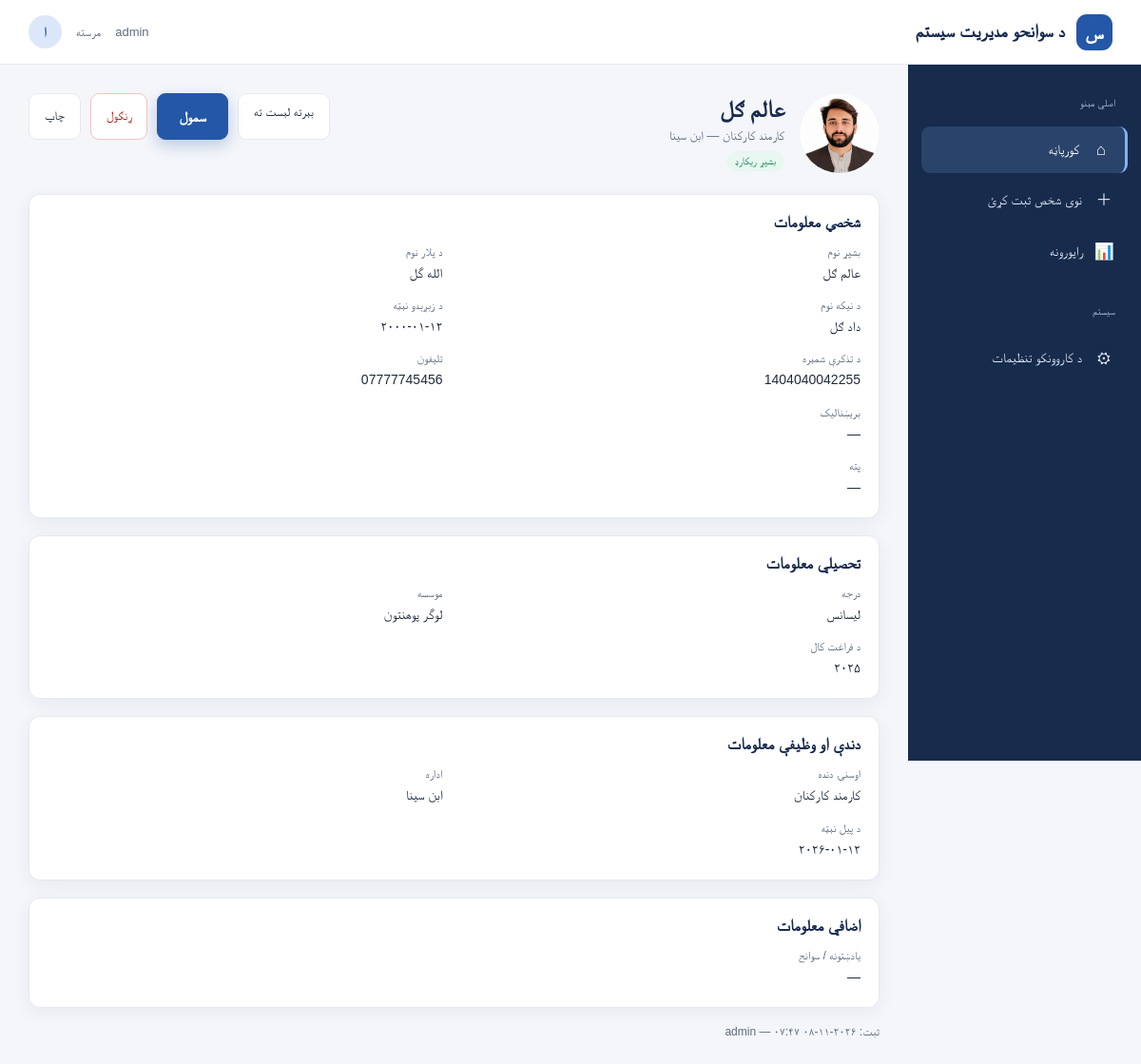
Page /persons/2/ (signed in) on the committed database.
### sawanih/models.py (models this page shows, shortened)
class Person(models.Model):
    full_name = models.CharField("بشپړ نوم", max_length=150)
    father_name = models.CharField("د پلار نوم", max_length=150)
    grandfather_name = models.CharField("د نیکه نوم", max_length=150, blank=True)
    date_of_birth = models.DateField("د زېږېدو نېټه")
    id_number = models.CharField("د تذکرې شمېره", max_length=30, unique=True)
    phone = models.CharField("تلیفون", max_length=20)
    email = models.EmailField("بریښنالیک", blank=True)
    address = models.TextField("پته", blank=True)
    photo = models.ImageField("عکس", upload_to="persons/%Y/", blank=True)
    degree = models.CharField("درجه", max_length=100, blank=True)
    institution = models.CharField("موسسه", max_length=150, blank=True)
    graduation_year = models.PositiveSmallIntegerField("د فراغت کال", null=True, blank=True)
    job_title = models.CharField("دنده", max_length=150, blank=True)
    organization = models.CharField("اداره", max_length=150, blank=True)
    start_date = models.DateField("د پیل نېټه", null=True, blank=True)
    notes = models.TextField("یادښتونه / سوانح", blank=True)
    created_by = models.ForeignKey(settings.AUTH_USER_MODEL, null=True, on_delete=models.SET_NULL, related_name="+")
    created_at = models.DateTimeField(auto_now_add=True)
    updated_by = models.ForeignKey(settings.AUTH_USER_MODEL, null=True, blank=True, on_delete=models.SET_NULL, related_name="+")
    updated_at = models.DateTimeField(auto_now=True, null=True)
    class Meta:
        ordering = ["-created_at", "-id"]
        verbose_name = "شخص"
        verbose_name_plural = "اشخاص"
    @property
    def is_complete(self):
        return all([self.degree, self.institution, self.job_title, self.organization])

### sawanih/views.py (the view)
# urls.py: path("persons/<int:pk>/", views.person_detail, name="person_detail"),
@login_required
def person_detail(request, pk):
    person = get_object_or_404(Person.objects.select_related("created_by", "updated_by"), pk=pk)
    return render(request, "sawanih/person_detail.html", {"active": "home", "p": person})

### sawanih/templatetags/sawanih_extras.py (called while the page is built)
@register.filter
def pd(value):
    return str(value).translate(_DIGITS)

### sawanih/templates/sawanih/person_detail.html (shortened to what this page needs)
{% extends "sawanih/base.html" %}{% load static sawanih_extras %}
{% block css %}<link rel="stylesheet" href="{% static 'sawanih/pages.css' %}">{% endblock %}
{% block content %}
<main>
  <div class="head">
    <div class="who">
      <div class="avatar-lg">{% if p.photo %}<img src="{{ p.photo.url }}" alt="{{ p.full_name }}">{% else %}<span aria-hidden="true">👤</span>{% endif %}</div>
      <div>
        <h1>{{ p.full_name }}</h1>
        <p class="sub">{{ p.job_title|default:"—" }}{% if p.organization %} — {{ p.organization }}{% endif %}</p>
        <p style="margin:8px 0 0"><span class="badge {% if p.is_complete %}ok{% else %}warn{% endif %}">{% if p.is_complete %}بشپړ ریکارډ{% else %}نابشپړ ریکارډ{% endif %}</span></p>
      </div>
    </div>
    <div class="head-actions no-print">
      <a class="btn" href="{% url 'sawanih:dashboard' %}">بېرته لېست ته</a>
      <a class="btn primary" href="{% url 'sawanih:person_edit' p.pk %}">سمول</a>
      {% if perms.sawanih.delete_person %}<button type="button" class="btn danger" data-delete-url="{% url 'sawanih:api_person_item' p.pk %}" data-name="{{ p.full_name }}" data-after="{% url 'sawanih:dashboard' %}">ړنګول</button>{% endif %}
      <button type="button" class="btn" onclick="window.print()">چاپ</button>
    </div>
  </div>
  <section class="panel"><h2>شخصي معلومات</h2>
    <dl class="info">
      <div><dt>بشپړ نوم</dt><dd>{{ p.full_name }}</dd></div>
      <div><dt>د پلار نوم</dt><dd>{{ p.father_name }}</dd></div>
      <div><dt>د نیکه نوم</dt><dd>{{ p.grandfather_name|default:"—" }}</dd></div>
      <div><dt>د زېږېدو نېټه</dt><dd>{{ p.date_of_birth|date:"Y-m-d"|pd }}</dd></div>
      <div><dt>د تذکرې شمېره</dt><dd class="ltr">{{ p.id_number }}</dd></div>
      <div><dt>تلیفون</dt><dd class="ltr">{{ p.phone }}</dd></div>
      <div><dt>بریښنالیک</dt><dd class="ltr">{{ p.email|default:"—" }}</dd></div>
      <div class="wide"><dt>پته</dt><dd>{{ p.address|default:"—"|linebreaksbr }}</dd></div>
    </dl>
  </section>
  <section class="panel"><h2>تحصیلي معلومات</h2>
    <dl class="info">
      <div><dt>درجه</dt><dd>{{ p.degree|default:"—" }}</dd></div>
      <div><dt>موسسه</dt><dd>{{ p.institution|default:"—" }}</dd></div>
      <div><dt>د فراغت کال</dt><dd>{% if p.graduation_year %}{{ p.graduation_year|pd }}{% else %}—{% endif %}</dd></div>
    </dl>
  </section>
  <section class="panel"><h2>دندې او وظیفې معلومات</h2>
    <dl class="info">
      <div><dt>اوسنۍ دنده</dt><dd>{{ p.job_title|default:"—" }}</dd></div>
      <div><dt>اداره</dt><dd>{{ p.organization|default:"—" }}</dd></div>
      <div><dt>د پیل نېټه</dt><dd>{% if p.start_date %}{{ p.start_date|date:"Y-m-d"|pd }}{% else %}—{% endif %}</dd></div>
    </dl>
  </section>
  <section class="panel"><h2>اضافي معلومات</h2>
    <dl class="info"><div class="wide"><dt>یادښتونه / سوانح</dt><dd>{{ p.notes|default:"—"|linebreaksbr }}</dd></div></dl>
  </section>
  <p class="meta">ثبت: {{ p.created_at|date:"Y-m-d H:i"|pd }} — {{ p.created_by.get_username|default:"—" }}</p>
</main>
{% endblock %}

### sawanih/templates/sawanih/base.html (shortened to what this page needs)
{% load static %}<!DOCTYPE html>
<html lang="ps" dir="rtl">
<head>
<link rel="stylesheet" href="{% static 'sawanih/shell.css' %}">
{% block css %}{% endblock %}
</head>
<body>
<header class="topbar">
  <a class="brand" href="{% url 'sawanih:dashboard' %}"><div class="brand-mark">س</div><span>د سوانحو مدیریت سیستم</span></a>
  <div class="top-actions"><span class="role">{{ user.get_username }}</span><span>مرسته</span><a class="avatar" href="{% url 'admin:index' %}" style="text-decoration:none" aria-label="اداري برخه">ا</a></div>
</header>
<div class="layout">
  <aside aria-label="اصلي مېنو">
    <div class="menu-title">اصلي مېنو</div>
    <a class="nav-link{% if active == 'home' %} active{% endif %}" href="{% url 'sawanih:dashboard' %}"><span class="nav-icon" aria-hidden="true">⌂</span><span class="nav-text">کورپاڼه</span></a>
    <a class="nav-link{% if active == 'add' %} active{% endif %}" href="{% url 'sawanih:person_new' %}"><span class="nav-icon" aria-hidden="true">＋</span><span class="nav-text">نوی شخص ثبت کړئ</span></a>
    <a class="nav-link{% if active == 'reports' %} active{% endif %}" href="{% url 'sawanih:reports' %}"><span class="nav-icon" aria-hidden="true">📊</span><span class="nav-text">راپورونه</span></a>
    <div class="menu-title" style="margin-top:22px">سیستم</div>
    <a class="nav-link" href="{% url 'admin:index' %}"><span class="nav-icon" aria-hidden="true">⚙</span><span class="nav-text">د کاروونکو تنظیمات</span></a>
  </aside>
  {% block content %}{% endblock %}
</div>
</body>
</html>

### sawanih/static/sawanih/shell.css (style rules this page uses)
:root { --navy:#172b4d;--blue:#2457a7;--line:#e6eaf0;--white:#fff;--muted:#718096 }
.topbar { height:68px;background:var(--white);border-bottom:1px solid var(--line);display:flex;align-items:center;justify-content:space-between;padding:0 30px;position:sticky;top:0;z-index:5;line-height:1.5 }
.brand { display:flex;align-items:center;gap:12px;font-weight:700;color:var(--navy);font-size:19px;text-decoration:none }
.brand-mark { width:38px;height:38px;border-radius:11px;background:var(--blue);color:#fff;display:grid;place-items:center;font-size:21px }
.top-actions { display:flex;align-items:center;gap:15px;color:var(--muted);font-size:13px }
.avatar { width:35px;height:35px;border-radius:50%;background:#dce7fa;color:var(--blue);display:grid;place-items:center;font-weight:bold }
.layout { display:flex;min-height:calc(100vh - 68px) }
aside { width:245px;background:var(--navy);padding:24px 14px;color:#dce5f4;flex-shrink:0;position:sticky;top:68px;height:calc(100vh - 68px);overflow-y:auto;align-self:flex-start;line-height:1.5 }
.menu-title { font-size:11px;color:#a9b9d3;padding:8px 13px 12px }
.nav-link { display:flex;align-items:center;gap:12px;padding:12px 14px;margin:4px 0;border-radius:9px;color:#dce5f4;text-decoration:none;font-size:14px;transition:.2s }
.nav-link:hover,.nav-link.active { background:#29436b;color:#fff }
.nav-link.active { border-inline-start:3px solid #82b1ff }
.nav-icon { width:22px;text-align:center;font-size:17px }

### sawanih/static/sawanih/pages.css (style rules this page uses)
:root { --navy:#172b4d;--blue:#2457a7;--blue-light:#edf3ff;--bg:#f4f6fa;--text:#202b3c;--muted:#5f6b7e;--line:#e6eaf0;--white:#fff;--green:#16845b;--red:#b42318;--shadow:0 5px 20px rgba(25,42,70,.06) }
* { box-sizing:border-box }
body { margin:0;background:var(--bg);color:var(--text);font-family:Tahoma,Arial,sans-serif }
button,input,select { font:inherit }
main { flex:1;min-width:0;padding:30px }
.head { display:flex;justify-content:space-between;align-items:flex-start;gap:16px;margin-bottom:22px;flex-wrap:wrap }
h1 { font-size:24px;margin:0 0 6px;color:var(--navy) }
h2 { font-size:17px;color:var(--navy);margin:0 0 14px }
.sub { font-size:13px;color:var(--muted);margin:0 }
.head-actions { display:flex;gap:10px;flex-wrap:wrap }
.panel { background:var(--white);border:1px solid var(--line);border-radius:12px;box-shadow:var(--shadow);padding:19px;min-width:0;margin-bottom:18px }
.btn { border:1px solid var(--line);background:#fff;color:var(--text);border-radius:9px;padding:10px 16px;font-size:13px;cursor:pointer;text-decoration:none;display:inline-block;line-height:1.4 }
.btn.primary { background:var(--blue);color:#fff;border-color:var(--blue);font-weight:700;font-size:15px;padding:13px 22px;box-shadow:0 6px 16px rgba(36,87,167,.28) }
.btn.danger { color:var(--red);border-color:#f0c4c0 }
.badge { display:inline-block;padding:4px 9px;border-radius:20px;font-size:11px }
.badge.ok { background:#e8f7ef;color:var(--green) }
.who { display:flex;gap:16px;align-items:center }
.avatar-lg { width:84px;height:84px;border-radius:50%;background:#dce7fa;color:var(--blue);display:grid;place-items:center;font-size:32px;overflow:hidden;flex-shrink:0 }
.avatar-lg img { width:100%;height:100%;object-fit:cover }
.info { display:grid;grid-template-columns:repeat(2,minmax(0,1fr));gap:14px 24px;margin:0 }
.info div { min-width:0 }
.info dt { font-size:12px;color:var(--muted);margin-bottom:3px }
.info dd { margin:0;font-size:14px;line-height:1.8;overflow-wrap:anywhere }
.info .wide { grid-column:1/-1 }
.info dd.ltr { direction:ltr;text-align:right }
.meta { font-size:12px;color:var(--muted) }

### rows in the picture
Person: photo (picture), full_name "عالم ګل", job_title "کارمند کارکنان", organization "ابن سینا", father_name "الله گل", grandfather_name "داد ګل", date_of_birth|pd "۲۰۰۰-۰۱-۱۲", id_number "1404040042255", phone "07777745456", email "—", address "—", degree "لیسانس", institution "لوگر پوهنتون", graduation_year|pd "۲۰۲۵", start_date|pd "۲۰۲۶-۰۱-۱۲", notes "—", created_at|pd "۲۰۲۶-۱۱-۰۸ ۰۷:۴۷", created_by.get_username "admin"

### other values in the picture
{{ user.get_username }} "admin"
